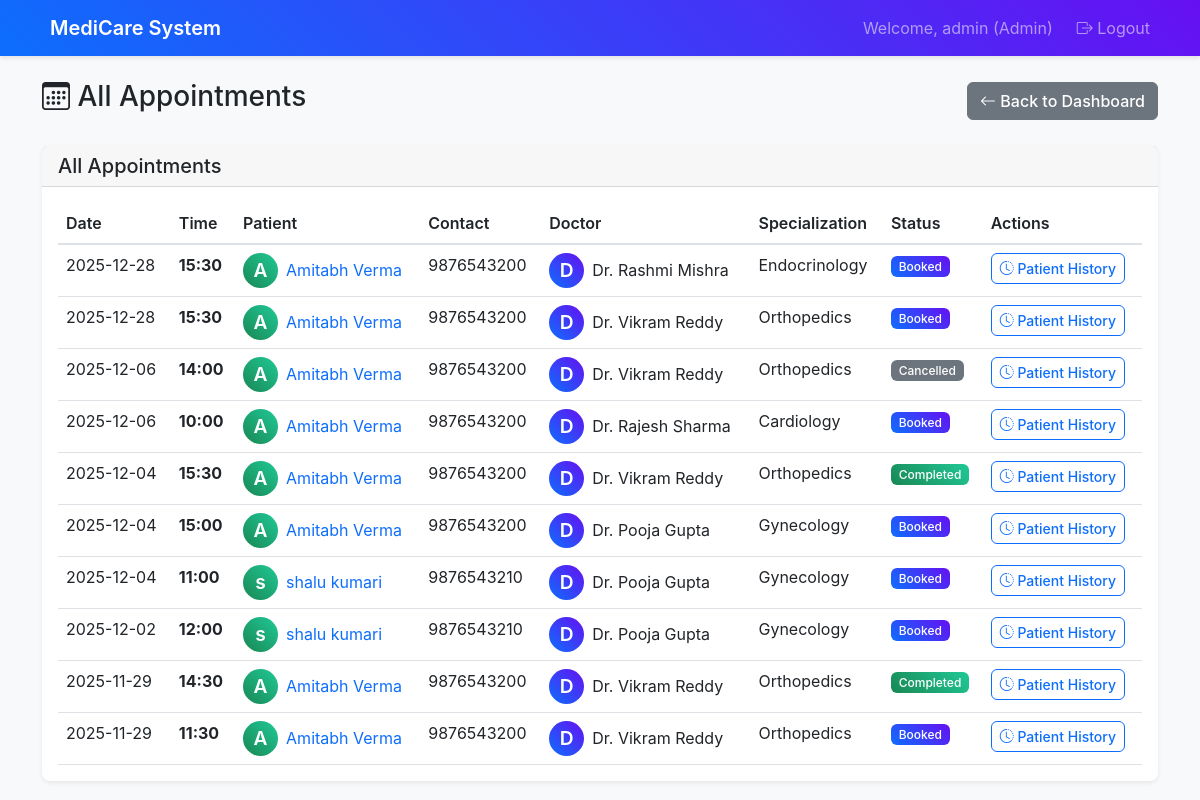
Before: /admin/appointments (signed in) with the older database file.
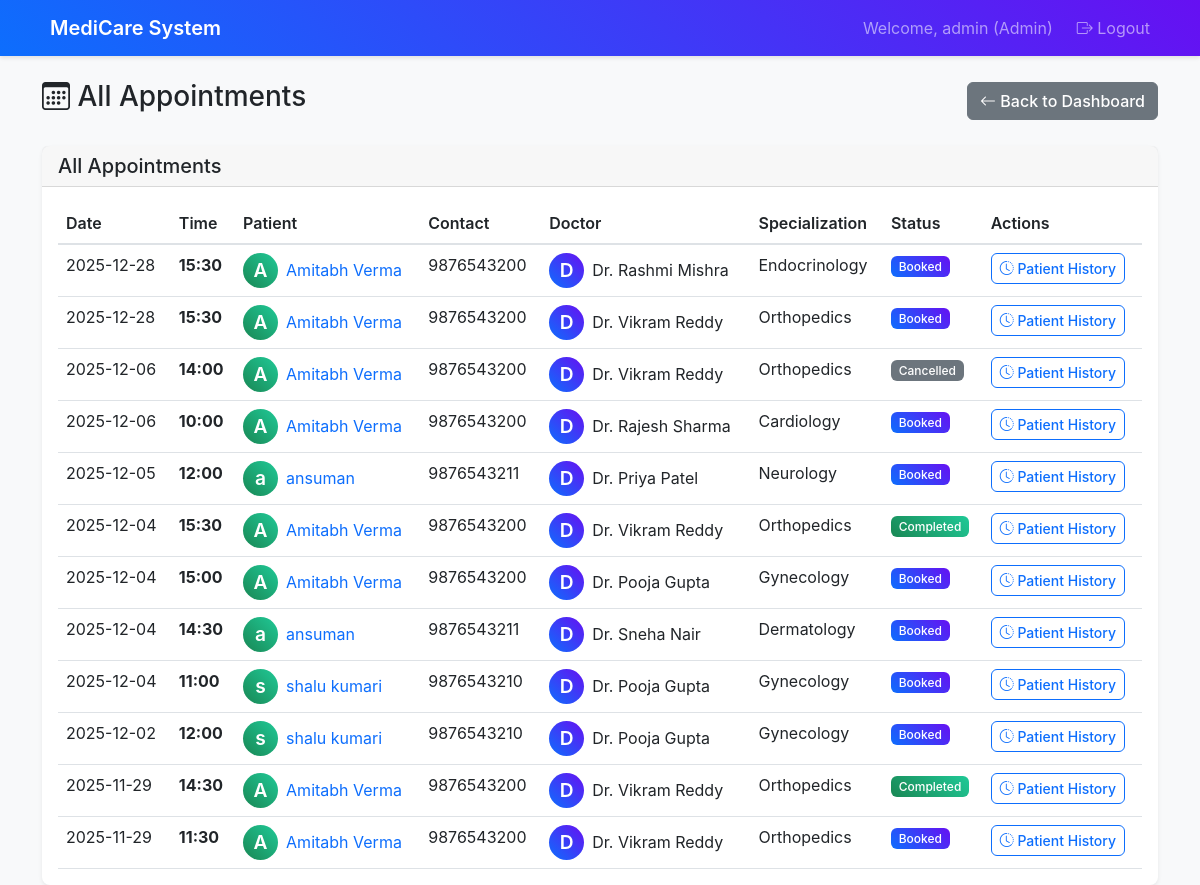
After: the same page with the newer database file.
### app.py (models this page shows)
class Appointment(db.Model):
    __tablename__ = 'appointments'
    id: Mapped[int] = mapped_column(primary_key=True)
    patient_id: Mapped[int] = mapped_column(db.ForeignKey('patients.id'), nullable=False)
    doctor_id: Mapped[int] = mapped_column(db.ForeignKey('doctors.id'), nullable=False)
    appointment_date: Mapped[date] = mapped_column(nullable=False)
    appointment_time: Mapped[str] = mapped_column(nullable=False)
    status: Mapped[str] = mapped_column(default='booked')  # booked, completed, cancelled
    created_at: Mapped[datetime] = mapped_column(default=datetime.utcnow)
    patient = db.relationship('Patient', back_populates='appointments')
    doctor = db.relationship('Doctor', back_populates='appointments')
    treatment = db.relationship('Treatment', back_populates='appointment', uselist=False)

class Patient(db.Model):
    __tablename__ = 'patients'
    id: Mapped[int] = mapped_column(primary_key=True)
    user_id: Mapped[int] = mapped_column(db.ForeignKey('users.id'), nullable=False)
    name: Mapped[str] = mapped_column(nullable=False)
    phone: Mapped[str] = mapped_column()
    address: Mapped[str] = mapped_column()
    created_at: Mapped[datetime] = mapped_column(default=datetime.utcnow)
    user = db.relationship('User', back_populates='patient')
    appointments = db.relationship('Appointment', back_populates='patient')

class Doctor(db.Model):
    __tablename__ = 'doctors'
    id: Mapped[int] = mapped_column(primary_key=True)
    user_id: Mapped[int] = mapped_column(db.ForeignKey('users.id'), nullable=False)
    name: Mapped[str] = mapped_column(nullable=False)
    specialization: Mapped[str] = mapped_column(nullable=True)
    phone: Mapped[str] = mapped_column(nullable=True)
    availability_days: Mapped[str] = mapped_column(nullable=True)
    availability_hours: Mapped[str] = mapped_column(nullable=True)
    availability_slots: Mapped[str] = mapped_column(nullable=True)
    created_at: Mapped[datetime] = mapped_column(default=datetime.utcnow)
    user = db.relationship('User', back_populates='doctor')
    appointments = db.relationship('Appointment', back_populates='doctor')

### routes.py (the view)
@app.route('/admin/appointments')
@login_required
@role_required(['admin'])
def admin_appointments():
    appointments = db.session.query(
        Appointment,
        Patient.name.label('patient_name'),
        Patient.phone.label('patient_phone'),
        Doctor.name.label('doctor_name'),
        Doctor.specialization.label('doctor_specialization')
    ).join(Patient, Appointment.patient_id == Patient.id)\
     .join(Doctor, Appointment.doctor_id == Doctor.id)\
     .order_by(Appointment.appointment_date.desc(), Appointment.appointment_time.desc()).all()
    unique_appointments = []
    seen_appointment_ids = set()
    for appointment_tuple in appointments:
        appointment = appointment_tuple[0]
        if appointment.id not in seen_appointment_ids:
            unique_appointments.append(appointment_tuple)
            seen_appointment_ids.add(appointment.id)
    return render_template('admin_appointments.html',
                         appointments=unique_appointments)

### routes.py (called while the page is built)
def login_required(f):
    @wraps(f)
    def decorated_function(*args, **kwargs):
        if 'user_id' not in session:
            return redirect(url_for('login'))
        return f(*args, **kwargs)
    return decorated_function

def role_required(roles):
    def decorator(f):
        @wraps(f)
        def decorated_function(*args, **kwargs):
            if 'user_role' not in session or session['user_role'] not in roles:
                flash('Access denied. Insufficient permissions.', 'error')
                return redirect(url_for('login'))
            return f(*args, **kwargs)
        return decorated_function
    return decorator

### templates/admin_appointments.html (shortened to what the changed rows need)
{% extends "base.html" %}
{% block content %}
<div class="row">
    <div class="col-12">
        <div class="d-flex justify-content-between align-items-center mb-4">
            <h1 class="h3">
                <i class="bi bi-calendar3"></i> All Appointments
            </h1>
        </div>
    </div>
</div>
<div class="row">
    <div class="col-12">
        <div class="card">
            <div class="card-body">
                {% if appointments %}
                <div class="table-responsive">
                    <table class="table table-hover">
                        <thead>
                            <tr>
                                <th>Date</th>
                                <th>Time</th>
                                <th>Patient</th>
                                <th>Contact</th>
                                <th>Doctor</th>
                                <th>Specialization</th>
                                <th>Status</th>
                                <th>Actions</th>
                            </tr>
                        </thead>
                        <tbody>
                            {% for appointment_tuple in appointments %}
                            {% set appointment = appointment_tuple[0] %}
                            {% set patient_name = appointment_tuple[1] %}
                            {% set patient_phone = appointment_tuple[2] %}
                            {% set doctor_name = appointment_tuple[3] %}
                            {% set doctor_specialization = appointment_tuple[4] %}
                            <tr>
                                <td>{{ appointment.appointment_date }}</td>
                                <td>
                                    <strong>{{ appointment.appointment_time }}</strong>
                                </td>
                                <td>
                                    <div class="d-flex align-items-center">
                                        <div class="avatar bg-success text-white rounded-circle d-flex align-items-center justify-content-center me-2" style="width: 35px; height: 35px;">
                                            {{ patient_name[0] }}
                                        </div>
                                        <a href="{{ url_for('admin_patient_history', patient_id=appointment.patient_id) }}" class="text-decoration-none">
                                            {{ patient_name }}
                                        </a>
                                    </div>
                                </td>
                                <td>{{ patient_phone or '-' }}</td>
                                <td>
                                    <div class="d-flex align-items-center">
                                        <div class="avatar bg-primary text-white rounded-circle d-flex align-items-center justify-content-center me-2" style="width: 35px; height: 35px;">
                                            {{ doctor_name[0] }}
                                        </div>
                                        {{ doctor_name }}
                                    </div>
                                </td>
                                <td>{{ doctor_specialization or '-' }}</td>
                                <td>
                                    <span class="badge bg-{{ 'success' if appointment.status == 'completed' else 'primary' if appointment.status == 'booked' else 'secondary' }}">
                                        {{ appointment.status.title() }}
                                    </span>
                                </td>
                                <td>
                                    <a href="{{ url_for('admin_patient_history', patient_id=appointment.patient_id) }}" class="btn btn-sm btn-outline-primary">
                                        <i class="bi bi-clock-history"></i> Patient History
                                    </a>
                                </td>
                            </tr>
                            {% endfor %}
                        </tbody>
                    </table>
                </div>
                {% else %}
                <div class="text-center py-4">
                    <i class="bi bi-calendar-x display-1 text-muted"></i>
                    <h4 class="text-muted">No appointments found</h4>
                    <p class="text-muted">Appointments will appear here</p>
                </div>
                {% endif %}
            </div>
        </div>
    </div>
</div>
{% endblock %}

Changed rows visible on the page:
added Appointment: appointment_date "2025-12-05", appointment_time "12:00", status "Booked"
added Patient: name "a", name "ansuman", phone "9876543211"
now on this page (row unchanged): Doctor: name "D", name "Dr. Priya Patel", specialization "Neurology"
added Appointment: appointment_date "2025-12-04", appointment_time "14:30", status "Booked"
now on this page (row unchanged): Doctor: name "D", name "Dr. Sneha Nair", specialization "Dermatology"
